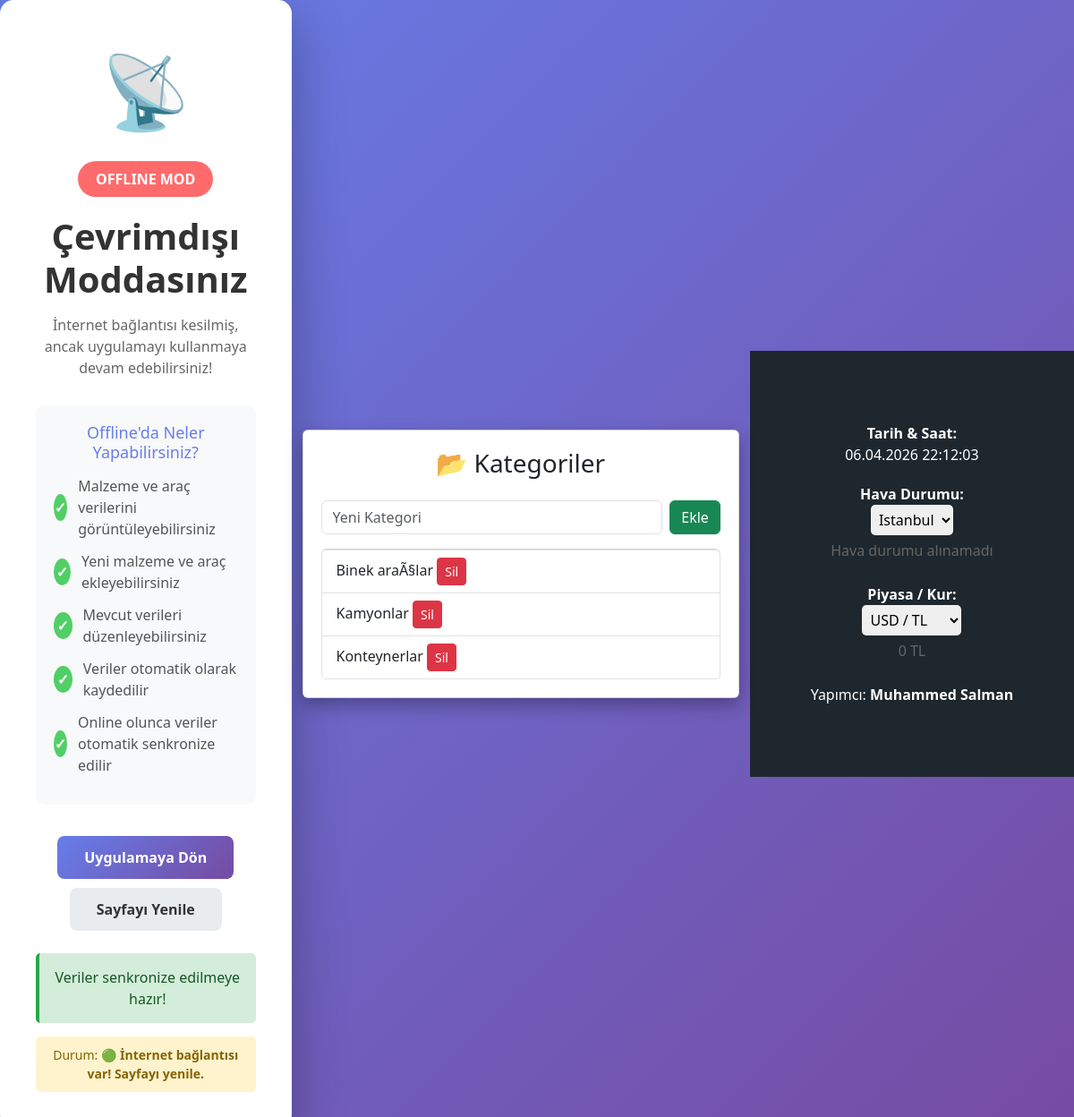
Before: /kategoriler.php (signed in) with the older database file.
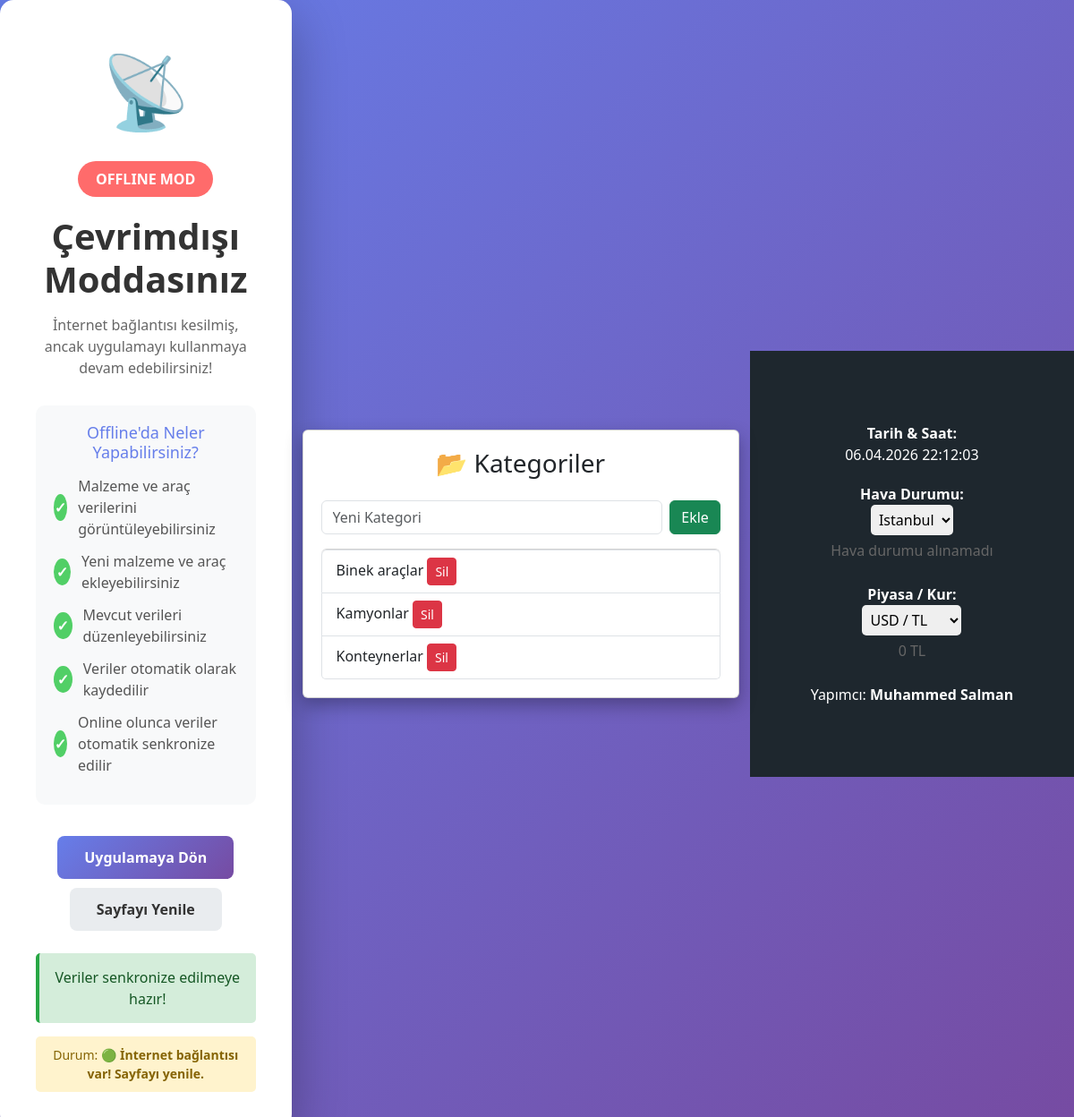
After: the same page with the newer database file.
### tables this page shows
CREATE TABLE `kategoriler` (
  `id` int(11) NOT NULL,
  `ad` varchar(100) DEFAULT NULL
);

### kategoriler.php (the view, shortened to what this page needs)
<?php
include "db.php";
$kategoriler = $baglanti->query("SELECT * FROM kategoriler ORDER BY ad ASC");
?>
<!DOCTYPE html>
<html lang="tr">
<head>
<link href="https://cdn.jsdelivr.net/npm/bootstrap@5.3.0/dist/css/bootstrap.min.css" rel="stylesheet">
</head>
<body>
<?php include "header.php"; ?>
<div class="container">
    <div class="card">
        <h3 class="text-center mb-4">📂 Kategoriler</h3>
        <form method="post" class="d-flex mb-3">
            <input type="text" name="kategori" class="form-control" placeholder="Yeni Kategori" required>
            <button type="submit" class="btn btn-success ms-2">Ekle</button>
        </form>
        <ul class="list-group" id="kategori-listesi">
            <?php while($k=$kategoriler->fetch_assoc()): ?>
                <li class="list-group-item" id="kategori-<?= $k['id'] ?>">
                    <?= htmlspecialchars($k['ad']) ?>
                    <button class="btn btn-danger btn-sm" onclick="silKategori(<?= $k['id'] ?>)">Sil</button>
                </li>
            <?php endwhile; ?>
        </ul>
    </div>
</div>
<?php include "footer.php"; ?>
</body>
</html>

### header.php (shortened to what this page needs)
<!DOCTYPE html>
<html lang="tr">
<head>
    <link href="https://cdn.jsdelivr.net/npm/bootstrap@5.3.0/dist/css/bootstrap.min.css" rel="stylesheet">
</head>
<body>
    <div class="offline-container">
        <div class="offline-icon">📡</div>
        <div class="status-badge">OFFLINE MOD</div>
        <h1>Çevrimdışı Moddasınız</h1>
        <p>İnternet bağlantısı kesilmiş, ancak uygulamayı kullanmaya devam edebilirsiniz!</p>
        <div class="features">
            <h3>Offline'da Neler Yapabilirsiniz?</h3>
            <div class="feature-item">Malzeme ve araç verilerini görüntüleyebilirsiniz</div>
            <div class="feature-item">Yeni malzeme ve araç ekleyebilirsiniz</div>
            <div class="feature-item">Mevcut verileri düzenleyebilirsiniz</div>
            <div class="feature-item">Veriler otomatik olarak kaydedilir</div>
            <div class="feature-item">Online olunca veriler otomatik senkronize edilir</div>
        </div>
        <div class="action-buttons">
            <button class="btn-custom btn-primary-custom" onclick="goToApp()">Uygulamaya Dön</button>
            <button class="btn-custom btn-secondary-custom" onclick="location.reload()">Sayfayı Yenile</button>
        </div>
        <div class="sync-status" id="syncStatus"></div>
        <div id="connection-status">
            Durum: <strong id="statusText">Bağlantı aranıyor...</strong>
        </div>
    </div>
</body>
</html>

### footer.php (shortened to what this page needs)
<?php
$sehir = isset($_GET['sehir']) ? $_GET['sehir'] : 'Istanbul';
$para = isset($_GET['para']) ? $_GET['para'] : 'USD';
$weather = @file_get_contents("https://wttr.in/".urlencode($sehir)."?format=3");
if(!$weather) $weather = "Hava durumu alınamadı";
$kur = [
    'USD' => '0',
    'EUR' => '0',
    'ALTIN' => '0',
    'GRAMALTIN' => '0'
];
$sehirler = ['Istanbul','Ankara','Izmir','Antalya','Bursa','Adana','Trabzon'];
?>
<footer>
<div class="container footer-container">
    <div class="footer-section">
        <strong>Tarih & Saat:</strong><br>
        <?= date('d.m.Y H:i:s') ?>
    </div>
    <div class="footer-section">
        <form method="GET" style="display:inline;">
            <strong>Hava Durumu:</strong><br>
            <select name="sehir" onchange="this.form.submit()">
                <?php foreach($sehirler as $s): ?>
                    <option value="<?= $s ?>" <?= $s==$sehir?'selected':'' ?>><?= $s ?></option>
                <?php endforeach; ?>
            </select>
        </form>
        <p style="margin:5px 0"><?= $weather ?></p>
    </div>
    <div class="footer-section">
        <form method="GET" style="display:inline;">
            <strong>Piyasa / Kur:</strong><br>
            <select name="para" onchange="this.form.submit()">
                <option value="USD" <?= $para=='USD'?'selected':'' ?>>USD / TL</option>
            </select>
        </form>
        <p style="margin:5px 0">
            <?php
            if(isset($kur[$para])) echo $kur[$para].($para=='ALTIN'?' USD':($para=='GRAMALTIN'?' TL':' TL'));
            else echo "Veri yok";
            ?>
        </p>
    </div>
    <div class="footer-section">
        Yapımcı: <strong>Muhammed Salman</strong>
    </div>
</div>
</footer>

### kategoriler.php (style rules this page uses)
body { background: linear-gradient(135deg, #1a1a1a, #0d6efd); color:#fff; font-family:'Segoe UI'; min-height:100vh; }
.container { max-width:600px; margin:50px auto; }
.card { background: rgba(255,255,255,0.1); backdrop-filter: blur(10px); border-radius:15px; padding:20px; box-shadow:0 8px 20px rgba(0,0,0,0.3); }
.form-control, .btn { border-radius:8px; }
.list-group-item { background: rgba(255,255,255,0.05); border:0; color:#fff; }

### header.php (style rules this page uses)
body { background: linear-gradient(135deg, #667eea 0%, #764ba2 100%); min-height: 100vh; display: flex; align-items: center; justify-content: center; font-family: 'Segoe UI', Tahoma, Geneva, Verdana, sans-serif; }
.offline-container { background: white; border-radius: 15px; box-shadow: 0 20px 60px rgba(0, 0, 0, 0.3); padding: 40px; max-width: 500px; text-align: center; }
.offline-icon { font-size: 80px; margin-bottom: 20px; animation: pulse 1.5s infinite; }
h1 { color: #333; margin-bottom: 15px; font-weight: 700; }
p { color: #666; margin-bottom: 20px; font-size: 16px; }
.status-badge { display: inline-block; background: #ff6b6b; color: white; padding: 8px 20px; border-radius: 20px; margin-bottom: 20px; font-weight: 600; }
.features { text-align: left; margin: 30px 0; background: #f8f9fa; padding: 20px; border-radius: 10px; }
.features h3 { color: #667eea; font-size: 18px; margin-bottom: 15px; text-align: center; }
.feature-item { display: flex; align-items: center; margin-bottom: 12px; color: #555; }
.feature-item::before { content: "✓"; display: inline-block; width: 30px; height: 30px; background: #51cf66; color: white; border-radius: 50%; text-align: center; line-height: 30px; margin-right: 12px; font-weight: bold; }
.action-buttons { margin-top: 30px; }
.btn-custom { padding: 12px 30px; font-weight: 600; border: none; border-radius: 8px; cursor: pointer; transition: all 0.3s ease; margin: 5px; }
.btn-primary-custom { background: linear-gradient(135deg, #667eea 0%, #764ba2 100%); color: white; }
.btn-secondary-custom { background: #e9ecef; color: #333; }
.sync-status { margin-top: 20px; padding: 15px; background: #e7f3ff; border-left: 4px solid #0066cc; border-radius: 5px; display: none; }
.sync-status.show { display: block; }
.sync-status.success { background: #d4edda; border-left-color: #28a745; color: #155724; }
#connection-status { font-size: 14px; margin-top: 15px; padding: 10px; background: #fff3cd; border-radius: 5px; color: #856404; }

### footer.php (style rules this page uses)
footer { background:#1e272e; color:#fff; padding:20px 0; font-family:'Segoe UI'; }
.footer-container { display:flex; flex-wrap:wrap; justify-content:space-around; align-items:center; }
.footer-section { margin:10px; text-align:center; min-width:180px; }
select, option { padding:5px; border-radius:5px; border:none; }

Changed rows visible on the page:
changed kategoriler: ad "Binek araÃ§lar" → "Binek araçlar"
